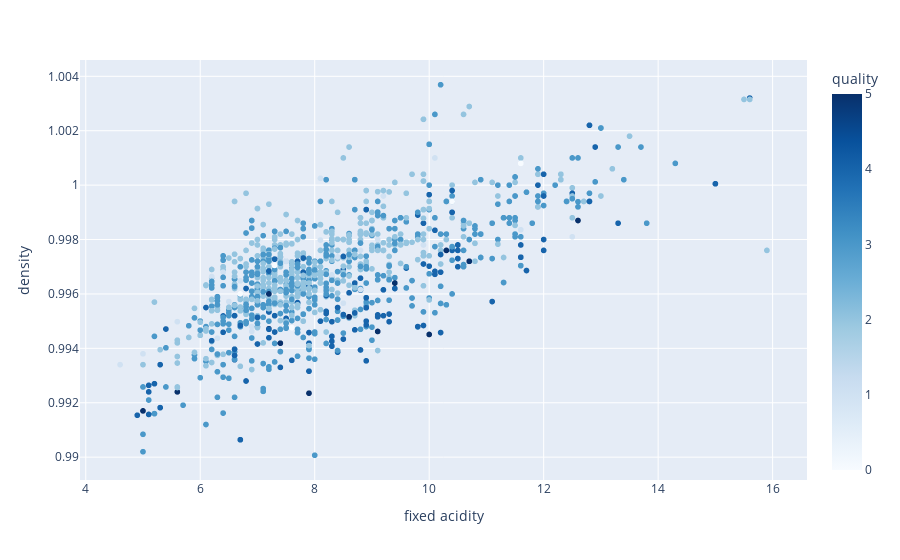

Source (notebook cell):
### Markdown cell above
<font size="+2"><b style="font-weight:normal">3.11 <span style='color:#FF281B; font-weight:normal'>|</span> Data Visualization - Scatter plot of `fixed acitidy`, and `quality` </b></font>

### Code cell
fig = px.scatter(
    df,
    x="fixed acidity",
    y="density",
    color=df.quality,
    color_continuous_scale="Blues",
)
fig.update_layout(legend_title_text="Quality")

### Figure 1 — Plotly figure (JSON) as saved in the notebook; plotly's stock layout.template omitted (floating-point values rounded to 4 significant figures; data arrays with more than 128 entries replaced by an {"elided": "..."} marker saying what was removed)
{"data": [{"hovertemplate": "fixed acidity=%{x}<br>density=%{y}<br>quality=%{marker.color}<extra></extra>", "legendgroup": "", "marker": {"color": {"elided": "1143 int values"}, "coloraxis": "coloraxis", "symbol": "circle"}, "mode": "markers", "name": "", "showlegend": false, "type": "scattergl", "x": {"elided": "1143 float values"}, "xaxis": "x", "y": {"elided": "1143 float values"}, "yaxis": "y"}], "layout": {"coloraxis": {"colorbar": {"title": {"text": "quality"}}, "colorscale": [[0, "rgb(247,251,255)"], [0.125, "rgb(222,235,247)"], [0.25, "rgb(198,219,239)"], [0.375, "rgb(158,202,225)"], [0.5, "rgb(107,174,214)"], [0.625, "rgb(66,146,198)"], [0.75, "rgb(33,113,181)"], [0.875, "rgb(8,81,156)"], [1, "rgb(8,48,107)"]]}, "legend": {"title": {"text": "Quality"}, "tracegroupgap": 0}, "margin": {"t": 60}, "xaxis": {"anchor": "y", "domain": [0, 1], "title": {"text": "fixed acidity"}}, "yaxis": {"anchor": "x", "domain": [0, 1], "title": {"text": "density"}}}}
